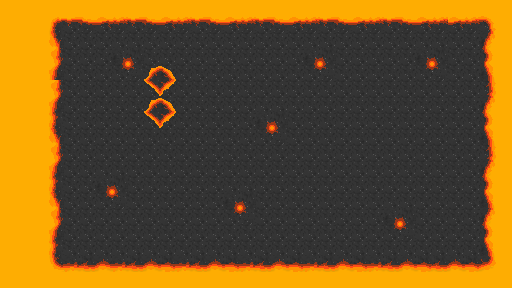

A 2D game scene composited from a Tiled map and its tileset images. What follows is a short description and the map's XML, with each tile layer's data collapsed to a summary:
An orthogonal 32x18 tile map with 16x16 px tiles, 3 tile layers (Capa de patrones 1, background_1, foreground_1), 5 tilesets and 2 objects (Demon, Player).

<map version="1.9" tiledversion="1.9.2" orientation="orthogonal" renderorder="right-down" width="32" height="18" tilewidth="16" tileheight="16" infinite="0" nextlayerid="5" nextobjectid="8">
 <properties>
  <property name="music" value="audio/music/theme4.wav" />
 </properties>
 <tileset firstgid="1" source="tileset.tsx" />
 <tileset firstgid="1961" name="entities" tilewidth="150" tileheight="150" tilecount="6" columns="0">
  <grid orientation="orthogonal" width="1" height="1" />
  <tile id="0">
   <image width="56" height="56" source="../Game/char_blue_1/idle_00.png" />
  </tile>
  <tile id="1">
   <image width="150" height="150" source="../Game/FlyingEye/run_00.png" />
  </tile>
  <tile id="2">
   <image width="150" height="150" source="../Game/Goblin/idle_00.png" />
  </tile>
  <tile id="3">
   <image width="150" height="150" source="../Game/Mushroom/idle_00.png" />
  </tile>
  <tile id="4">
   <image width="150" height="150" source="../Game/Skeleton/idle_00.png" />
  </tile>
  <tile id="5">
   <image width="64" height="64" source="../Game/Portal/run_00.png" />
  </tile>
 </tileset>
 <tileset firstgid="1967" source="entitiess.tsx" />
 <tileset firstgid="1968" source="entitiess.tsx" />
 <tileset firstgid="1969" source="entitiess.tsx" />
 <layer id="1" name="Capa de patrones 1" width="32" height="18">
  <data>[576 cells, 576 non-empty, 3 distinct tile ids]</data>
 </layer>
 <layer id="2" name="background_1" width="32" height="18">
  <data>[576 cells, 137 non-empty, 29 distinct tile ids]</data>
 </layer>
 <objectgroup id="4" name="Entities">
  <object id="5" name="Demon" gid="1967" x="231.138" y="191.603" width="288" height="160" />
  <object id="7" name="Player" gid="1969" x="114.706" y="168.548" width="56" height="56" />
 </objectgroup>
 <layer id="3" name="foreground_1" width="32" height="18">
  <data>[576 cells, 0 non-empty, 0 distinct tile ids]</data>
 </layer>
</map>
